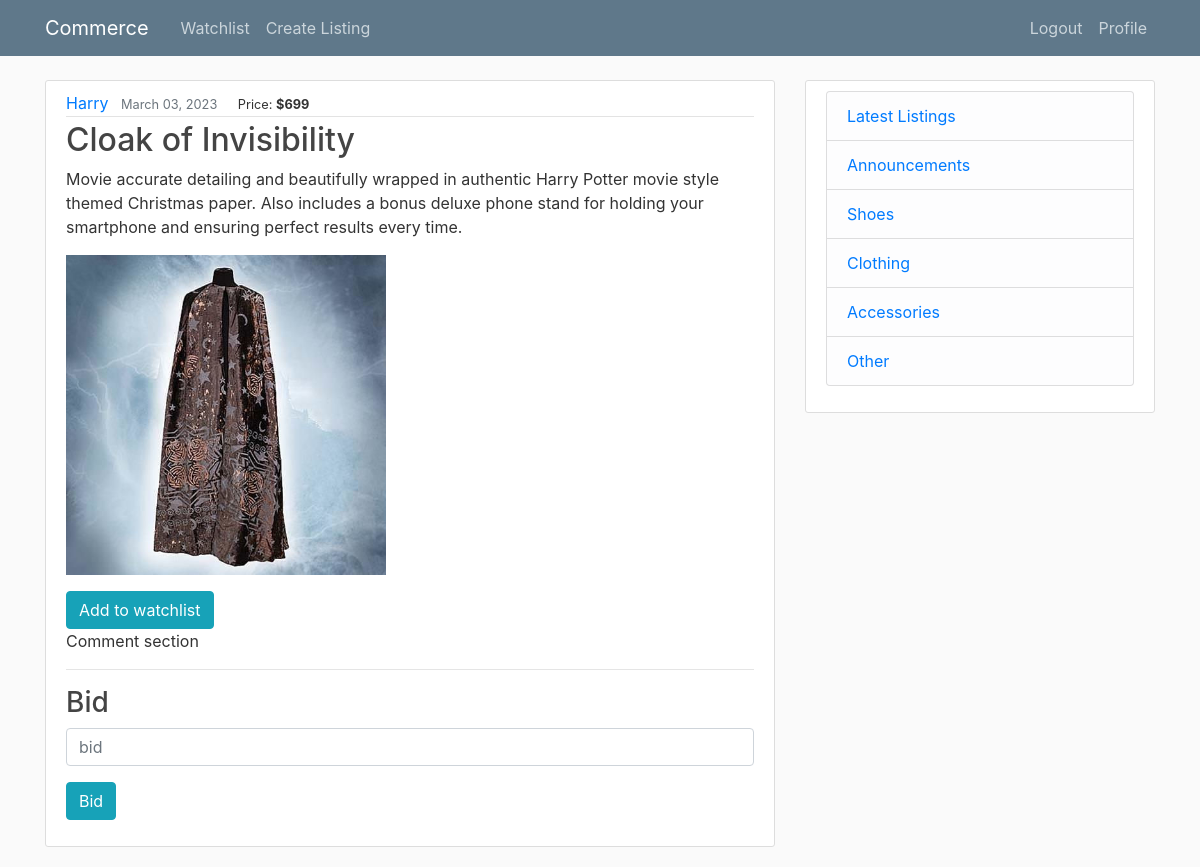
The app's page /9 (signed in), older data.
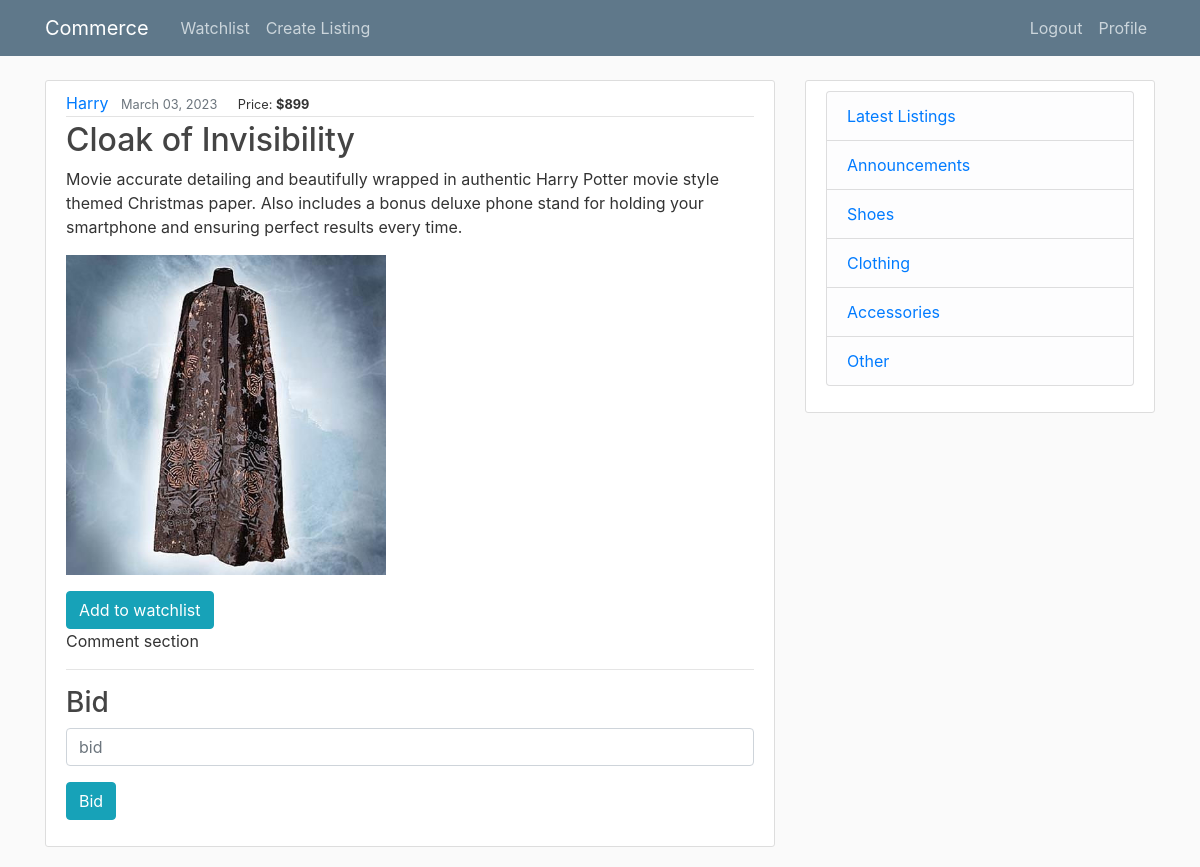
The same page, newer data.
### auctions/models.py (models this page shows, shortened)
class Listing (models.Model):
    title = models.CharField(max_length=100)
    content = models.TextField()
    date = models.DateTimeField(default=timezone.now)
    author = models.ForeignKey(User, on_delete=models.CASCADE)
    image = models.ImageField(default="default.jpg", upload_to="listing_pics")
    price = models.IntegerField(default=1, validators=[MaxValueValidator(1000), MinValueValidator(0)])
    is_closed = models.BooleanField(default=False)
    CLOTHING = "CL"
    SHOES = "SH"
    ACCESSORIES = "AC"
    OTHER = "OT"
    LISTING_CATEGORIES = [(CLOTHING, 'Clothing'), (SHOES, 'Shoes'), (ACCESSORIES, 'Accessories'), (OTHER, 'Other')]
    listing_categories = models.CharField(max_length=2, choices=LISTING_CATEGORIES, default=OTHER)

class User(AbstractUser):
    pass

### auctions/views.py (the view)
# urls.py: path("<int:pk>", views.listing_detail, name="listing_detail"),
@login_required
def listing_detail(request, **kwargs):
    pk = kwargs.get('pk')
    try:
        listing = Listing.objects.get(pk=pk)
    except ObjectDoesNotExist:
        messages.warning(request, f"does not exist!")
        return HttpResponseRedirect(reverse("index"))
    else:
        commentForm = CommentForm()
        return render(request, "auctions/listing.html", {"listing": listing, "commentForm": commentForm})

### auctions/forms.py
class CommentForm(forms.Form):
    message = forms.CharField(widget=forms.Textarea, label="Your comment")

### auctions/templates/auctions/listing.html (shortened to what this page needs)
{% extends "auctions/layout.html" %}
{% load crispy_forms_tags %}
{% block body %}
<article class="media content-section">
    <div class="media-body">
    <div class="article-metadata">
        <a class="mr-2" href="#">{{ listing.author }}</a>
        <small class="text-muted">{{ listing.date|date:"F d, Y" }}</small>
        <small class="ml-3">Price: <b>${{ listing.price }}</b></small>
    </div>
    <h2><a class="article-title" href="#">{{ listing.title }}</a></h2>
    <p class="article-content">{{ listing.content }}</p>
    <img width=320 height=320 src="{{ listing.image.url }}" />
    <br />
    <form action="add_to_watchlist" method="POST">
        <button class="btn btn-info small mt-3">Add to watchlist</button>
    </form>
    <form>
        <p>Comment section</p>
    </form>
    {% if not listing.author.id == user.id %}
        <form action="bid" method="POST">
            <hr />
            <h3>Bid</h3>
            <div class="form-group">
                <input class="form-control" type="number" name="bid" placeholder="bid">
                <button class="btn btn-info small mt-3">Bid</button>
            </div>
        </form>
    {% endif %}
</article>
{% endblock body %}

Row changes from the older to the newer data that the page shows:
changed Listing "Cloak of Invisibility": price "699" → "899"
